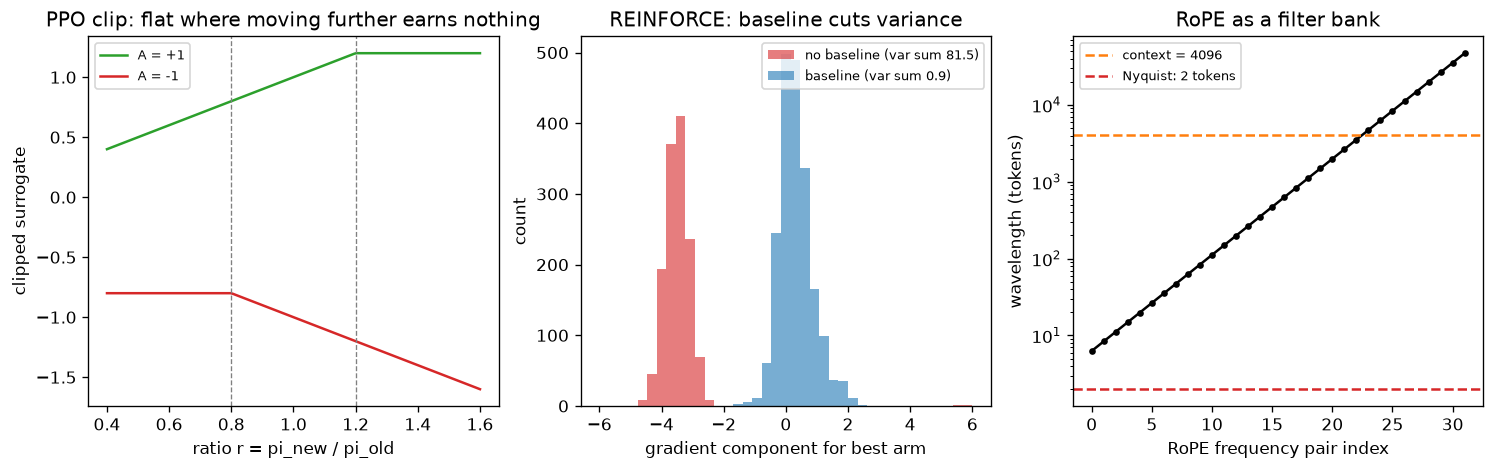

Generate this figure with Python:
"""
Day 126 - Consolidation Phase 11: three ideas that recur through RL, agents and long context.

Left  : PPO clipped surrogate vs probability ratio r (A>0 and A<0): the clip removes the incentive
        to move the policy far from the data-collecting policy.
Middle: REINFORCE gradient noise on a 3-armed bandit: subtracting a baseline keeps the mean
        gradient but shrinks its variance.
Right : RoPE wavelengths per frequency pair (d=64, base 10000) vs a 4096 context: low-frequency
        pairs never complete a cycle, high-frequency pairs alias like an under-sampled signal.
"""
import numpy as np
import matplotlib.pyplot as plt

np.random.seed(42)

# ---- left: PPO clip ----
eps = 0.2
r = np.linspace(0.4, 1.6, 200)
obj_pos = np.minimum(r * 1.0, np.clip(r, 1 - eps, 1 + eps) * 1.0)      # A = +1
obj_neg = np.minimum(r * -1.0, np.clip(r, 1 - eps, 1 + eps) * -1.0)    # A = -1

# ---- middle: REINFORCE variance with / without baseline ----
rewards = np.array([10.0, 11.0, 12.0])      # large common offset -> noisy raw gradient
logits = np.zeros(3)
pi = np.exp(logits) / np.exp(logits).sum()

def grad_sample(baseline):
    a = np.random.choice(3, p=pi)
    R = rewards[a] + np.random.randn()
    g = -pi.copy(); g[a] += 1.0              # grad of log pi(a) wrt logits
    return (R - baseline) * g

N = 2000
g_raw = np.array([grad_sample(0.0) for _ in range(N)])
g_base = np.array([grad_sample(float(pi @ rewards)) for _ in range(N)])
var_raw, var_base = g_raw.var(axis=0).sum(), g_base.var(axis=0).sum()
print("mean grad (no baseline):", g_raw.mean(axis=0).round(3))
print("mean grad (baseline)   :", g_base.mean(axis=0).round(3))
print(f"total variance: no baseline {var_raw:.2f}, with baseline {var_base:.2f}")

# ---- right: RoPE wavelengths ----
d, base, ctx = 64, 10000.0, 4096
i = np.arange(d // 2)
theta = base ** (-2 * i / d)
wavelen = 2 * np.pi / theta
print("pairs with wavelength > ctx:", int((wavelen > ctx).sum()), "of", d // 2)
print("pairs with wavelength < 4 tokens (aliasing risk):", int((wavelen < 4).sum()))

fig, axes = plt.subplots(1, 3, figsize=(15, 4))

ax = axes[0]
ax.plot(r, obj_pos, label="A = +1", color="tab:green")
ax.plot(r, obj_neg, label="A = -1", color="tab:red")
ax.axvline(1 - eps, color="gray", ls="--", lw=0.8)
ax.axvline(1 + eps, color="gray", ls="--", lw=0.8)
ax.set_xlabel("ratio r = pi_new / pi_old")
ax.set_ylabel("clipped surrogate")
ax.set_title("PPO clip: flat where moving further earns nothing")
ax.legend(fontsize=8)

ax = axes[1]
bins = np.linspace(-6, 6, 40)
ax.hist(g_raw[:, 2], bins=bins, alpha=0.6, label=f"no baseline (var sum {var_raw:.1f})", color="tab:red")
ax.hist(g_base[:, 2], bins=bins, alpha=0.6, label=f"baseline (var sum {var_base:.1f})", color="tab:blue")
ax.set_xlabel("gradient component for best arm")
ax.set_ylabel("count")
ax.set_title("REINFORCE: baseline cuts variance")
ax.legend(fontsize=8)

ax = axes[2]
ax.semilogy(i, wavelen, "o-", ms=3, color="black")
ax.axhline(ctx, color="tab:orange", ls="--", label="context = 4096")
ax.axhline(2, color="tab:red", ls="--", label="Nyquist: 2 tokens")
ax.set_xlabel("RoPE frequency pair index")
ax.set_ylabel("wavelength (tokens)")
ax.set_title("RoPE as a filter bank")
ax.legend(fontsize=8)

plt.savefig("graph_DAY_126.png", dpi=120, bbox_inches="tight")
